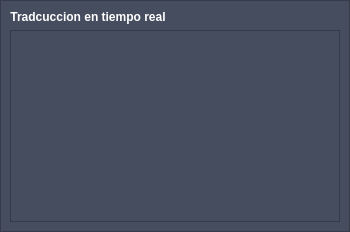
  <widget class="QDockWidget" name="dockConsole">
   <property name="minimumSize">
    <size>
     <width>350</width>
     <height>156</height>
    </size>
   </property>
   <property name="styleSheet">
    <string notr="true">QDockWidget{
	background-color: rgb(70, 77, 95);
}</string>
   </property>
   <property name="floating">
    <bool>false</bool>
   </property>
   <property name="features">
    <set>QDockWidget::DockWidgetFloatable|QDockWidget::DockWidgetMovable</set>
   </property>
   <property name="windowTitle">
    <string/>
   </property>
   <attribute name="dockWidgetArea">
    <number>2</number>
   </attribute>
   <widget class="QWidget" name="dockWidgetContents">
    <property name="styleSheet">
     <string notr="true">QFrame{
	background-color: rgb(70, 77, 95);
}</string>
    </property>
    <layout class="QVBoxLayout" name="verticalLayout_5">
     <property name="spacing">
      <number>0</number>
     </property>
     <property name="leftMargin">
      <number>0</number>
     </property>
     <property name="topMargin">
      <number>0</number>
     </property>
     <property name="rightMargin">
      <number>0</number>
     </property>
     <property name="bottomMargin">
      <number>0</number>
     </property>
     <item>
      <widget class="QFrame" name="frame_6">
       <property name="styleSheet">
        <string notr="true"/>
       </property>
       <property name="frameShape">
        <enum>QFrame::StyledPanel</enum>
       </property>
       <property name="frameShadow">
        <enum>QFrame::Raised</enum>
       </property>
       <layout class="QVBoxLayout" name="verticalLayout_6">
        <item>
         <widget class="QLabel" name="title_console">
          <property name="sizePolicy">
           <sizepolicy hsizetype="Fixed" vsizetype="Preferred">
            <horstretch>0</horstretch>
            <verstretch>0</verstretch>
           </sizepolicy>
          </property>
          <property name="maximumSize">
           <size>
            <width>16777215</width>
            <height>16777215</height>
           </size>
          </property>
          <property name="styleSheet">
           <string notr="true">QLabel{
font: 87 12pt &quot;Sans Serif&quot;;
background-color: #000000ff;
color: white;
font-weight:bold;
}</string>
          </property>
          <property name="text">
           <string>Tradcuccion en tiempo real</string>
          </property>
          <property name="alignment">
           <set>Qt::AlignCenter</set>
          </property>
         </widget>
        </item>
        <item>
         <widget class="QTextEdit" name="Consola">
          <property name="undoRedoEnabled">
           <bool>false</bool>
          </property>
          <property name="readOnly">
           <bool>true</bool>
          </property>
         </widget>
        </item>
       </layout>
      </widget>
     </item>
    </layout>
   </widget>
  </widget>
